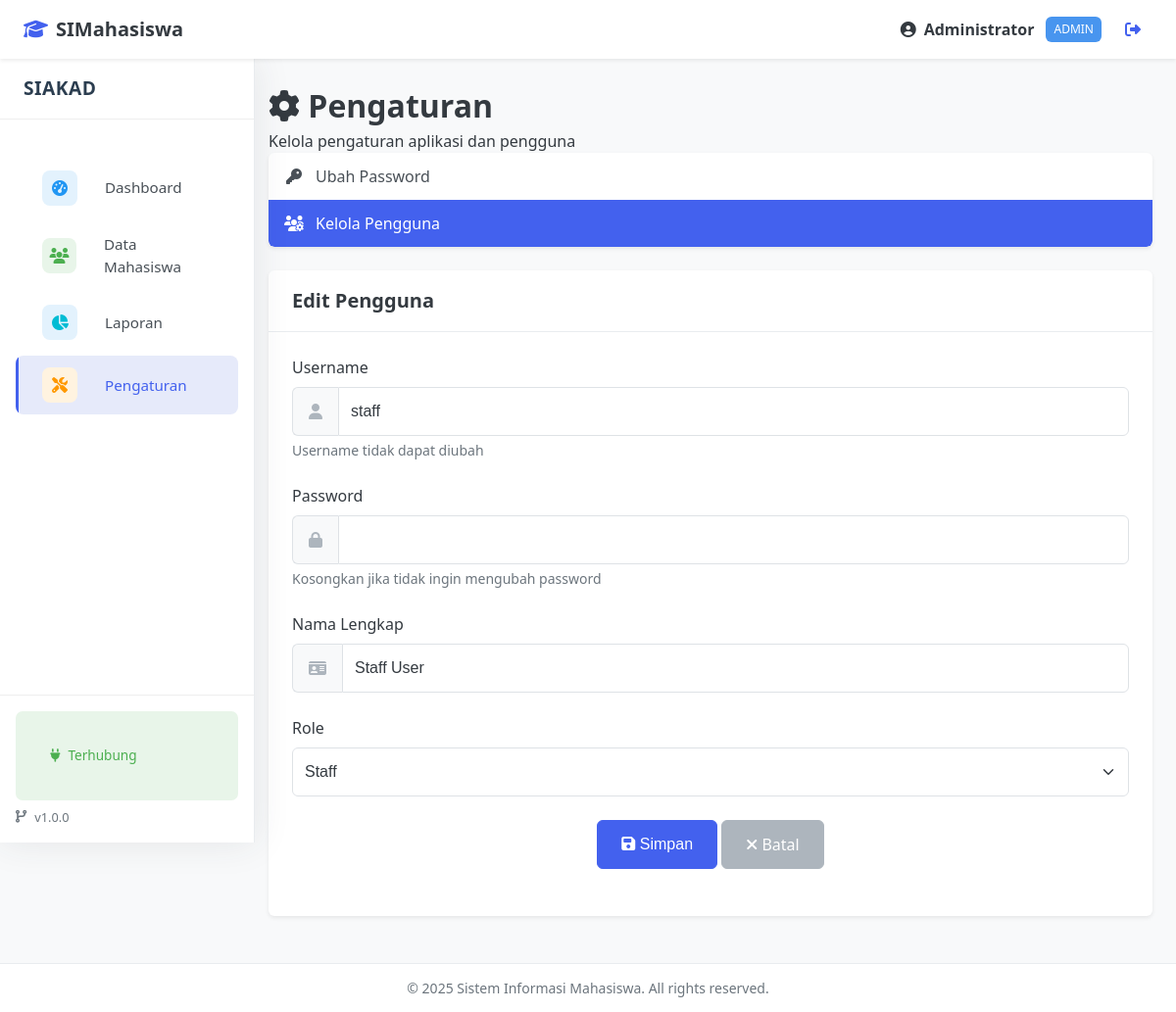
The app's page /settings.php?action=edit_user&id=2 (signed in) with its own data.
### tables this page shows
CREATE TABLE IF NOT EXISTS users (
    id INT AUTO_INCREMENT PRIMARY KEY,
    username VARCHAR(50) NOT NULL UNIQUE,
    password VARCHAR(255) NOT NULL,
    name VARCHAR(100) NOT NULL,
    role ENUM('admin', 'staff') NOT NULL,
    created_at TIMESTAMP DEFAULT CURRENT_TIMESTAMP,
    updated_at TIMESTAMP DEFAULT CURRENT_TIMESTAMP ON UPDATE CURRENT_TIMESTAMP
);

### html/includes/db_connect.php (called while the page is built, shortened)
<?php
$host = 'db';
$dbname = 'mahasiswa_db';
$username = 'dbuser';
$password = 'dbpassword';
try {
    $pdo = new PDO(
        "mysql:host=$host;dbname=$dbname;charset=utf8mb4",
        $username,
        $password,
        [
            PDO::ATTR_ERRMODE => PDO::ERRMODE_EXCEPTION,
            PDO::ATTR_DEFAULT_FETCH_MODE => PDO::FETCH_ASSOC,
            PDO::ATTR_EMULATE_PREPARES => false
        ]
    );
} catch (PDOException $e) {
    error_log("Database Connection Error: " . $e->getMessage());
    $_SESSION['db_connected'] = false;
    $_SESSION['db_error'] = $e->getMessage();
}
function executeQuerySingle($sql, $params = [])
{
    global $pdo;
    try {
        $stmt = $pdo->prepare($sql);
        $stmt->execute($params);
        return $stmt->fetch();
    } catch (PDOException $e) {
        error_log("Query Error: " . $e->getMessage());
        return false;
    }
}

### html/includes/functions.php (called while the page is built, shortened)
<?php
function escapeHTML($text)
{
    return htmlspecialchars($text, ENT_QUOTES, 'UTF-8');
}

### html/settings.php (the view, shortened to what this page needs)
<?php
require_once 'includes/db_connect.php';
require_once 'includes/functions.php';
$action = $_GET['action'] ?? 'general';
$userId = $_GET['id'] ?? null;
$user = null;
if ($action === 'users') {
    $query = "SELECT * FROM users ORDER BY username ASC";
    $userList = executeQuery($query);
} elseif (($action === 'edit_user' || $action === 'delete_user') && $userId) {
    $query = "SELECT * FROM users WHERE id = :id";
    $user = executeQuerySingle($query, ['id' => $userId]);
}
include 'partials/header.php';
?>
<div class="page-heading d-flex justify-content-between align-items-center">
    <div>
        <h1><i class="fas fa-cog"></i> Pengaturan</h1>
        <p>Kelola pengaturan aplikasi dan pengguna</p>
    </div>
</div>
<div class="row">
    <div class="col-md-3">
        <div class="card settings-nav">
            <div class="list-group">
                <a href="settings.php?action=password"
                    class="list-group-item <?php echo $action === 'password' ? 'active' : ''; ?>">
                    <i class="fas fa-key"></i> Ubah Password
                </a>
                <a href="settings.php?action=users"
                    class="list-group-item <?php echo in_array($action, ['users', 'add_user', 'edit_user']) ? 'active' : ''; ?>">
                    <i class="fas fa-users-cog"></i> Kelola Pengguna
                </a>
            </div>
        </div>
    </div>
    <div class="col-md-9">
        <?php if ($action === 'password'): ?>
            <div class="card">
                <div class="card-header">
                    <h2 class="card-title">Ubah Password</h2>
                </div>
                <div class="card-body">
                    <form method="POST" action="settings.php?action=password">
                        <input type="hidden" name="csrf_token" value="<?php echo generateCSRFToken(); ?>">
                        <div class="form-group">
                            <label for="current_password" class="form-label">Password Saat Ini</label>
                            <div class="input-group">
                                <span class="input-icon"><i class="fas fa-lock"></i></span>
                                <input type="password" id="current_password" name="current_password" class="form-control"
                                    required>
                            </div>
                        </div>
                        <div class="form-group">
                            <label for="new_password" class="form-label">Password Baru</label>
                            <div class="input-group">
                                <span class="input-icon"><i class="fas fa-lock"></i></span>
                                <input type="password" id="new_password" name="new_password" class="form-control" required
                                    minlength="6">
                            </div>
                            <div class="form-text">Password minimal 6 karakter</div>
                        </div>
                        <div class="form-group">
                            <label for="confirm_password" class="form-label">Konfirmasi Password Baru</label>
                            <div class="input-group">
                                <span class="input-icon"><i class="fas fa-lock"></i></span>
                                <input type="password" id="confirm_password" name="confirm_password" class="form-control"
                                    required minlength="6">
                            </div>
                        </div>
                        <div class="form-group text-center">
                            <button type="submit" class="btn btn-primary">
                                <i class="fas fa-save"></i> Simpan
                            </button>
                        </div>
                    </form>
                </div>
            </div>
        <?php elseif ($action === 'edit_user' && $user): ?>
            <div class="card">
                <div class="card-header">
                    <h2 class="card-title">Edit Pengguna</h2>
                </div>
                <div class="card-body">
                    <form method="POST" action="settings.php?action=edit_user&id=<?php echo $user['id']; ?>">
                        <div class="form-group">
                            <label for="username" class="form-label">Username</label>
                            <div class="input-group">
                                <span class="input-icon"><i class="fas fa-user"></i></span>
                                <input type="text" id="username" class="form-control"
                                    value="<?php echo escapeHTML($user['username']); ?>" readonly disabled>
                            </div>
                            <div class="form-text">Username tidak dapat diubah</div>
                        </div>
                        <div class="form-group">
                            <label for="password" class="form-label">Password</label>
                            <div class="input-group">
                                <span class="input-icon"><i class="fas fa-lock"></i></span>
                                <input type="password" id="password" name="password" class="form-control" minlength="6">
                            </div>
                            <div class="form-text">Kosongkan jika tidak ingin mengubah password</div>
                        </div>
                        <div class="form-group">
                            <label for="name" class="form-label">Nama Lengkap</label>
                            <div class="input-group">
                                <span class="input-icon"><i class="fas fa-id-card"></i></span>
                                <input type="text" id="name" name="name" class="form-control" required
                                    value="<?php echo escapeHTML($user['name']); ?>">
                            </div>
                        </div>
                        <div class="form-group">
                            <label for="role" class="form-label">Role</label>
                            <select id="role" name="role" class="form-select" required>
                                <option value="staff" <?php echo $user['role'] === 'staff' ? 'selected' : ''; ?>>Staff
                                </option>
                            </select>
                        </div>
                        <div class="form-group text-center">
                            <button type="submit" class="btn btn-primary">
                                <i class="fas fa-save"></i> Simpan
                            </button>
                            <a href="settings.php?action=users" class="btn btn-secondary">
                                <i class="fas fa-times"></i> Batal
                            </a>
                        </div>
                    </form>
                </div>
            </div>
        <?php endif; ?>
    </div>
</div>
<?php
include 'partials/footer.php';
?>

### html/css/style.css (style rules this page uses)
:root { --primary: #4361ee; --primary-light: #4895ef; --primary-dark: #3f37c9; --secondary: #4cc9f0; --success: #2ec4b6; --info: #3a86ff; --warning: #ff9f1c; --danger: #ef476f; --light: #f8f9fa; --dark: #212529; --gray-100: #f8f9fa; --gray-200: #e9ecef; --gray-300: #dee2e6; --gray-400: #ced4da; --gray-500: #adb5bd; --gray-600: #6c757d; --gray-700: #495057; --gray-800: #343a40; --gray-900: #212529; --border-radius: 0.375rem; --box-shadow: 0 0.125rem 0.25rem rgba(0, 0, 0, 0.075); --box-shadow-md: 0 0.5rem 1rem rgba(0, 0, 0, 0.15); --box-shadow-lg: 0 1rem 3rem rgba(0, 0, 0, 0.175); --transition: all 0.2s ease-in-out; --header-height: 60px; --sidebar-width: 250px; --footer-height: 50px; }
*, *::before, *::after { box-sizing: border-box; margin: 0; padding: 0; }
html { font-size: 16px; height: 100%; }
body { font-family: "Segoe UI", Tahoma, Geneva, Verdana, sans-serif; font-size: 1rem; line-height: 1.5; color: var(--gray-800); background-color: var(--gray-100); min-height: 100%; display: flex; flex-direction: column; }
a { color: var(--primary); text-decoration: none; transition: var(--transition); }
.card { background-color: white; border-radius: var(--border-radius); box-shadow: var(--box-shadow); margin-bottom: 1.5rem; overflow: hidden; }
.card-header { padding: 1rem 1.5rem; border-bottom: 1px solid var(--gray-200); display: flex; align-items: center; justify-content: space-between; }
.card-title { margin: 0; font-size: 1.25rem; font-weight: 600; }
.card-body { padding: 1.5rem; }
.form-group { margin-bottom: 1.5rem; }
.form-label { display: block; margin-bottom: 0.5rem; font-weight: 500; }
.form-control { display: block; width: 100%; padding: 0.75rem; font-size: 1rem; line-height: 1.5; color: var(--gray-800); background-color: white; border: 1px solid var(--gray-300); border-radius: var(--border-radius); transition: var(--transition); }
.input-group { position: relative; display: flex; flex-wrap: wrap; align-items: stretch; width: 100%; }
.input-icon { display: flex; align-items: center; padding: 0.75rem 1rem; font-size: 1rem; color: var(--gray-500); background-color: var(--gray-100); border: 1px solid var(--gray-300); border-right: none; border-radius: var(--border-radius) 0 0 var(--border-radius); }
.input-group .form-control { border-top-left-radius: 0; border-bottom-left-radius: 0; flex: 1; }
.form-select { display: block; width: 100%; padding: 0.75rem; font-size: 1rem; line-height: 1.5; color: var(--gray-800); background-color: white; border: 1px solid var(--gray-300); border-radius: var(--border-radius); appearance: none; background-repeat: no-repeat; background-position: right 0.75rem center; background-size: 16px 12px; transition: var(--transition); }
.form-text { display: block; margin-top: 0.25rem; font-size: 0.875rem; color: var(--gray-600); }
.btn { display: inline-block; font-weight: 500; text-align: center; white-space: nowrap; vertical-align: middle; user-select: none; border: 1px solid transparent; padding: 0.75rem 1.5rem; font-size: 1rem; line-height: 1.5; border-radius: var(--border-radius); transition: var(--transition); cursor: pointer; }
.btn-primary { background-color: var(--primary); border-color: var(--primary); color: white; }
.btn-secondary { background-color: var(--gray-500); border-color: var(--gray-500); color: white; }
.text-center { text-align: center !important; }
.d-flex { display: flex !important; }
.justify-content-between { justify-content: space-between !important; }
.align-items-center { align-items: center !important; }

### html/settings.php (style rules this page uses)
.settings-nav .list-group-item { display: flex; align-items: center; gap: 0.75rem; padding: 0.75rem 1rem; border: none; border-radius: 0; margin-bottom: 0; color: var(--gray-700); transition: var(--transition); }
.settings-nav .list-group-item:first-child { border-top-right-radius: var(--border-radius); border-top-left-radius: var(--border-radius); }
.settings-nav .list-group-item:last-child { border-bottom-right-radius: var(--border-radius); border-bottom-left-radius: var(--border-radius); }
.settings-nav .list-group-item.active { background-color: var(--primary); color: white; }
.settings-nav .list-group-item i { width: 1.25rem; text-align: center; }
.form-text { font-size: 0.875rem; color: var(--gray-600); margin-top: 0.25rem; }

### records on screen
users: username "staff", name "Staff User", role "Staff"

### other values on screen
escapeHTML($userName) "Administrator"
escapeHTML($userRole) "ADMIN"
